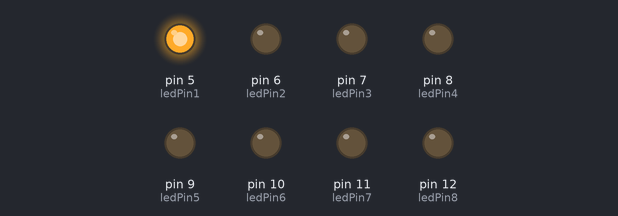
Simulated run of this sketch. Board: Arduino Uno, built with avr-gcc and run on an emulated ATmega328P. Parts: output pins drawn as LEDs (lit = HIGH).

Above: at 0.1 s.
At 8.1 s:
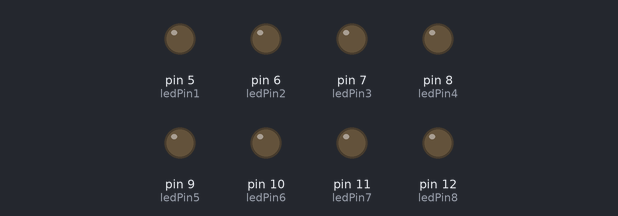
At 9.1 s:
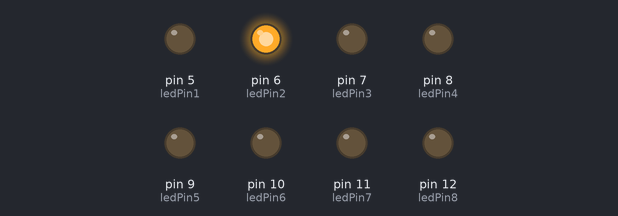
At 18.1 s:
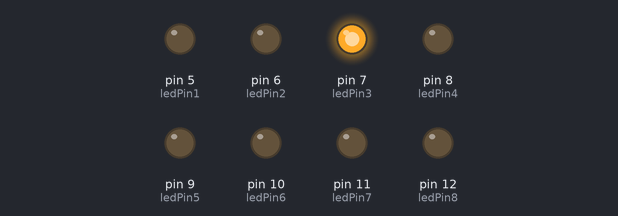
At 27.1 s:
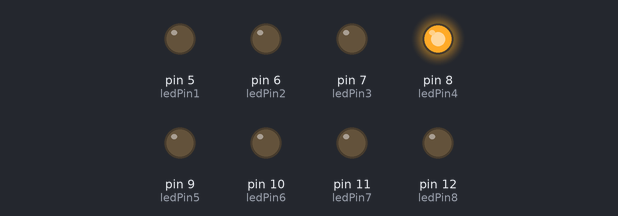
At 36.1 s:
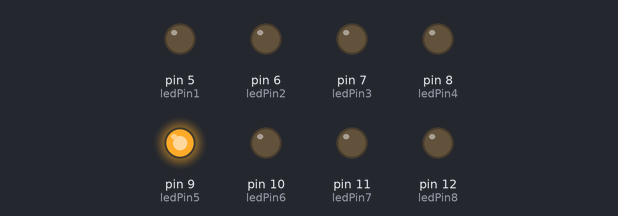
Timing chart, 0 to 37.6 s (numbered marks = the images above):
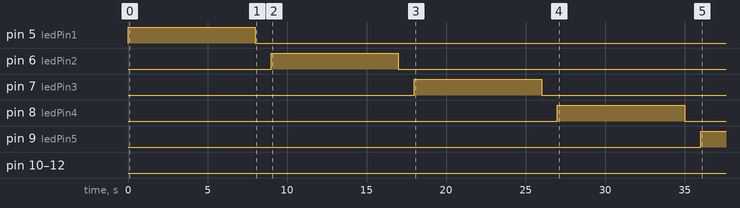

Measured:
- by itself, pin 5 (ledPin1): LOW → HIGH at 0.00 s, → LOW 8.0 s later
- by itself, pin 6 (ledPin2): LOW → HIGH at 9.0 s, → LOW 8.0 s later
- by itself, pin 7 (ledPin3): LOW → HIGH at 18.0 s, → LOW 8.0 s later
- by itself, pin 8 (ledPin4): LOW → HIGH at 27.0 s, → LOW 8.0 s later
- by itself, pin 9 (ledPin5): LOW → HIGH at 36.0 s

The sketch:

SortidesiEntradesDigitals1.3.ino.ino
```cpp
/*************************************************************************************************
**                                                                                              **
**                              Descripció del programa                                         **
**                                                                                              **
*************************************************************************************************/

//******  Includes  ******************************************************************************


//******  Variables   ****************************************************************************
int ledPin1 = 5;
int ledPin2 = 6;
int ledPin3 = 7;
int ledPin4 = 8;
int ledPin5 = 9;
int ledPin6 = 10;
int ledPin7 = 11;
int ledPin8 = 12;

//******  Setup  *********************************************************************************

void setup(){
  {
    pinMode(ledPin1, OUTPUT);
    pinMode(ledPin2, OUTPUT);
    pinMode(ledPin3, OUTPUT);
    pinMode(ledPin4, OUTPUT);
    pinMode(ledPin5, OUTPUT);
    pinMode(ledPin6, OUTPUT);
    pinMode(ledPin7, OUTPUT);
    pinMode(ledPin8, OUTPUT);


  }

}


//******  Loop  **********************************************************************************

void loop (){
  digitalWrite(ledPin1, HIGH);
  delay(1000);
  digitalWrite(ledPin2, LOW);
  delay(1000);
  digitalWrite(ledPin3, LOW);
  delay(1000);
  digitalWrite(ledPin4, LOW);
  delay(1000);
  digitalWrite(ledPin5, LOW);
  delay(1000);
  digitalWrite(ledPin6, LOW);
  delay(1000);
  digitalWrite(ledPin7, LOW);
  delay(1000);
  digitalWrite(ledPin8, LOW);
  delay(1000);

  digitalWrite(ledPin1, LOW);
  delay(1000);
  digitalWrite(ledPin2, HIGH);
  delay(1000);
  digitalWrite(ledPin3, LOW);
  delay(1000);
  digitalWrite(ledPin4, LOW);
  delay(1000);
  digitalWrite(ledPin5, LOW);
  delay(1000);
  digitalWrite(ledPin6, LOW);
  delay(1000);
  digitalWrite(ledPin7, LOW);
  delay(1000);
  digitalWrite(ledPin8, LOW);
  delay(1000);

  digitalWrite(ledPin1, LOW);
  delay(1000);
  digitalWrite(ledPin2, LOW);
  delay(1000);
  digitalWrite(ledPin3, HIGH);
  delay(1000);
  digitalWrite(ledPin4, LOW);
  delay(1000);
  digitalWrite(ledPin5, LOW);
  delay(1000);
  digitalWrite(ledPin6, LOW);
  delay(1000);
  digitalWrite(ledPin7, LOW);
  delay(1000);
  digitalWrite(ledPin8, LOW);
  delay(1000);

  digitalWrite(ledPin1, LOW);
  delay(1000);
  digitalWrite(ledPin2, LOW);
  delay(1000);
  digitalWrite(ledPin3, LOW);
  delay(1000);
  digitalWrite(ledPin4, HIGH);
  delay(1000);
  digitalWrite(ledPin5, LOW);
  delay(1000);
  digitalWrite(ledPin6, LOW);
  delay(1000);
  digitalWrite(ledPin7, LOW);
  delay(1000);
  digitalWrite(ledPin8, LOW);
  delay(1000);

  digitalWrite(ledPin1, LOW);
  delay(1000);
  digitalWrite(ledPin2, LOW);
  delay(1000);
  digitalWrite(ledPin3, LOW);
  delay(1000);
  digitalWrite(ledPin4, LOW);
  delay(1000);
  digitalWrite(ledPin5, HIGH);
  delay(1000);
  digitalWrite(ledPin6, LOW);
  delay(1000);
  digitalWrite(ledPin7, LOW);
  delay(1000);
  digitalWrite(ledPin8, LOW);
  delay(1000);

  digitalWrite(ledPin1, LOW);
  delay(1000);
  digitalWrite(ledPin2, LOW);
  delay(1000);
  digitalWrite(ledPin3, LOW);
  delay(1000);
  digitalWrite(ledPin4, LOW);
  delay(1000);
  digitalWrite(ledPin5, LOW);
  delay(1000);
  digitalWrite(ledPin6, HIGH);
  delay(1000);
  digitalWrite(ledPin7, LOW);
  delay(1000);
  digitalWrite(ledPin8, LOW);
  delay(1000);

  digitalWrite(ledPin1, LOW);
  delay(1000);
  digitalWrite(ledPin2, LOW);
  delay(1000);
  digitalWrite(ledPin3, LOW);
  delay(1000);
  digitalWrite(ledPin4, LOW);
  delay(1000);
  digitalWrite(ledPin5, LOW);
  delay(1000);
  digitalWrite(ledPin6, LOW);
  delay(1000);
  digitalWrite(ledPin7, HIGH);
  delay(1000);
  digitalWrite(ledPin8, LOW);
  delay(1000);

  digitalWrite(ledPin1, LOW);
  delay(1000);
  digitalWrite(ledPin2, LOW);
  delay(1000);
  digitalWrite(ledPin3, LOW);
  delay(1000);
  digitalWrite(ledPin4, LOW);
  delay(1000);
  digitalWrite(ledPin5, LOW);
  delay(1000);
  digitalWrite(ledPin6, LOW);
  delay(1000);
  digitalWrite(ledPin7, LOW);
  delay(1000);
  digitalWrite(ledPin8, HIGH);
  delay(1000);

  digitalWrite(ledPin1, LOW);
  delay(1000);
  digitalWrite(ledPin2, LOW);
  delay(1000);
  digitalWrite(ledPin3, LOW);
  delay(1000);
  digitalWrite(ledPin4, LOW);
  delay(1000);
  digitalWrite(ledPin5, LOW);
  delay(1000);
  digitalWrite(ledPin6, LOW);
  delay(1000);
  digitalWrite(ledPin7, HIGH);
  delay(1000);
  digitalWrite(ledPin8, LOW);
  delay(1000);

  digitalWrite(ledPin1, LOW);
  delay(1000);
  digitalWrite(ledPin2, LOW);
  delay(1000);
  digitalWrite(ledPin3, LOW);
  delay(1000);
  digitalWrite(ledPin4, LOW);
  delay(1000);
  digitalWrite(ledPin5, LOW);
  delay(1000);
  digitalWrite(ledPin6, HIGH);
  delay(1000);
  digitalWrite(ledPin7, LOW);
  delay(1000);
  digitalWrite(ledPin8, LOW);
  delay(1000);

  digitalWrite(ledPin1, LOW);
  delay(1000);
  digitalWrite(ledPin2, LOW);
  delay(1000);
  digitalWrite(ledPin3, LOW);
  delay(1000);
  digitalWrite(ledPin4, LOW);
  delay(1000);
  digitalWrite(ledPin5, HIGH);
  delay(1000);
  digitalWrite(ledPin6, LOW);
  delay(1000);
  digitalWrite(ledPin7, LOW);
  delay(1000);
  digitalWrite(ledPin8, LOW);
  delay(1000);

  digitalWrite(ledPin1, LOW);
  delay(1000);
  digitalWrite(ledPin2, LOW);
  delay(1000);
  digitalWrite(ledPin3, LOW);
  delay(1000);
  digitalWrite(ledPin4, HIGH);
  delay(1000);
  digitalWrite(ledPin5, LOW);
  delay(1000);
  digitalWrite(ledPin6, LOW);
  delay(1000);
  digitalWrite(ledPin7, LOW);
  delay(1000);
  digitalWrite(ledPin8, LOW);
  delay(1000);

  digitalWrite(ledPin1, LOW);
  delay(1000);
  digitalWrite(ledPin2, LOW);
  delay(1000);
  digitalWrite(ledPin3, HIGH);
  delay(1000);
  digitalWrite(ledPin4, LOW);
  delay(1000);
  digitalWrite(ledPin5, LOW);
  delay(1000);
  digitalWrite(ledPin6, LOW);
  delay(1000);
  digitalWrite(ledPin7, LOW);
  delay(1000);
  digitalWrite(ledPin8, LOW);
  delay(1000);

  digitalWrite(ledPin1, LOW);
  delay(1000);
  digitalWrite(ledPin2, HIGH);
  delay(1000);
  digitalWrite(ledPin3, LOW);
  delay(1000);
  digitalWrite(ledPin4, LOW);
  delay(1000);
  digitalWrite(ledPin5, LOW);
  delay(1000);
  digitalWrite(ledPin6, LOW);
  delay(1000);
  digitalWrite(ledPin7, LOW);
  delay(1000);
  digitalWrite(ledPin8, LOW);
  delay(1000);

  digitalWrite(ledPin1, HIGH);
  delay(1000);
  digitalWrite(ledPin2, LOW);
  delay(1000);
  digitalWrite(ledPin3, LOW);
  delay(1000);
  digitalWrite(ledPin4, LOW);
  delay(1000);
  digitalWrite(ledPin5, LOW);
  delay(1000);
  digitalWrite(ledPin6, LOW);
  delay(1000);
  digitalWrite(ledPin7, LOW);
  delay(1000);
  digitalWrite(ledPin8, LOW);
  delay(1000);

  digitalWrite(ledPin1, LOW);
  delay(1000);
  digitalWrite(ledPin2, LOW);
  delay(1000);
  digitalWrite(ledPin3, LOW);
  delay(1000);
  digitalWrite(ledPin4, LOW);
  delay(1000);
  digitalWrite(ledPin5, LOW);
  delay(1000);
  digitalWrite(ledPin6, LOW);
  delay(1000);
  digitalWrite(ledPin7, LOW);
  delay(1000);
  digitalWrite(ledPin8, LOW);
  delay(1000);

  digitalWrite(ledPin1, LOW);
  delay(1000);
  digitalWrite(ledPin2, LOW);
  delay(1000);
  digitalWrite(ledPin3, LOW);
  delay(1000);
  digitalWrite(ledPin4, HIGH);
  delay(1000);
  digitalWrite(ledPin5, HIGH);
  delay(1000);
  digitalWrite(ledPin6, LOW);
  delay(1000);
  digitalWrite(ledPin7, LOW);
  delay(1000);
  digitalWrite(ledPin8, LOW);
  delay(1000);

  digitalWrite(ledPin1, LOW);
  delay(1000);
  digitalWrite(ledPin2, LOW);
  delay(1000);
  digitalWrite(ledPin3, HIGH);
  delay(1000);
  digitalWrite(ledPin4, LOW);
  delay(1000);
  digitalWrite(ledPin5, LOW);
  delay(1000);
  digitalWrite(ledPin6, HIGH);
  delay(1000);
  digitalWrite(ledPin7, LOW);
  delay(1000);
  digitalWrite(ledPin8, LOW);
  delay(1000);

  digitalWrite(ledPin1, LOW);
  delay(1000);
  digitalWrite(ledPin2, HIGH);
  delay(1000);
  digitalWrite(ledPin3, LOW);
  delay(1000);
  digitalWrite(ledPin4, LOW);
  delay(1000);
  digitalWrite(ledPin5, LOW);
  delay(1000);
  digitalWrite(ledPin6, LOW);
  delay(1000);
  digitalWrite(ledPin7, HIGH);
  delay(1000);
  digitalWrite(ledPin8, LOW);
  delay(1000);

  digitalWrite(ledPin1, HIGH);
  delay(1000);
  digitalWrite(ledPin2, LOW);
  delay(1000);
  digitalWrite(ledPin3, LOW);
  delay(1000);
  digitalWrite(ledPin4, LOW);
  delay(1000);
  digitalWrite(ledPin5, LOW);
  delay(1000);
  digitalWrite(ledPin6, LOW);
  delay(1000);
  digitalWrite(ledPin7, LOW);
  delay(1000);
  digitalWrite(ledPin8, HIGH);
  delay(1000);

  digitalWrite(ledPin1, LOW);
  delay(1000);
  digitalWrite(ledPin2, HIGH);
  delay(1000);
  digitalWrite(ledPin3, LOW);
  delay(1000);
  digitalWrite(ledPin4, LOW);
  delay(1000);
  digitalWrite(ledPin5, LOW);
  delay(1000);
  digitalWrite(ledPin6, LOW);
  delay(1000);
  digitalWrite(ledPin7, HIGH);
  delay(1000);
  digitalWrite(ledPin8, LOW);
  delay(1000);

  digitalWrite(ledPin1, LOW);
  delay(1000);
  digitalWrite(ledPin2, LOW);
  delay(1000);
  digitalWrite(ledPin3, HIGH);
  delay(1000);
  digitalWrite(ledPin4, LOW);
  delay(1000);
  digitalWrite(ledPin5, LOW);
  delay(1000);
  digitalWrite(ledPin6, HIGH);
  delay(1000);
  digitalWrite(ledPin7, LOW);
  delay(1000);
  digitalWrite(ledPin8, LOW);
  delay(1000);

  digitalWrite(ledPin1, LOW);
  delay(1000);
  digitalWrite(ledPin2, LOW);
  delay(1000);
  digitalWrite(ledPin3, LOW);
  delay(1000);
  digitalWrite(ledPin4, HIGH);
  delay(1000);
  digitalWrite(ledPin5, HIGH);
  delay(1000);
  digitalWrite(ledPin6, LOW);
  delay(1000);
  digitalWrite(ledPin7, LOW);
  delay(1000);
  digitalWrite(ledPin8, LOW);
  delay(1000);

  digitalWrite(ledPin1, LOW);
  delay(1000);
  digitalWrite(ledPin2, LOW);
  delay(1000);
  digitalWrite(ledPin3, LOW);
  delay(1000);
  digitalWrite(ledPin4, LOW);
  delay(1000);
  digitalWrite(ledPin5, LOW);
  delay(1000);
  digitalWrite(ledPin6, LOW);
  delay(1000);
  digitalWrite(ledPin7, LOW);
  delay(1000);
  digitalWrite(ledPin8, LOW);
  delay(1000);
}
```
